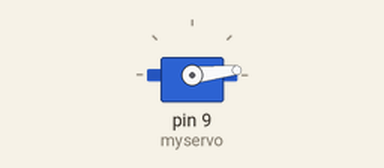
Recording of a sketch running on a simulated Arduino Uno, built with avr-gcc and run on an emulated ATmega328P. On the bench: servo.

Above: at 0.05 s.
At 0.25 s:
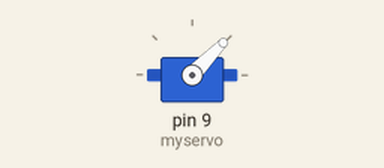
At 0.45 s:
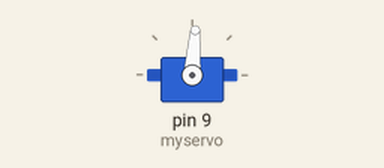
At 0.9 s:
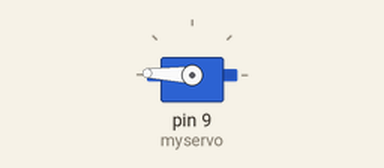
Timing chart, 0 to 3.0 s (numbered marks = the images above):
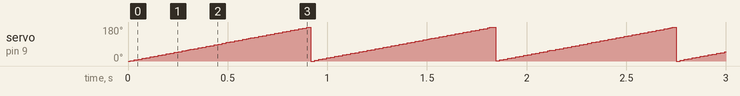

Measured:
- by itself, servo on pin 9 (myservo): ramps from 0° to 180° and jumps back, once every 0.92 s

The sketch:

servoSweep360.ino
```cpp
#include <Servo.h>
Servo myservo;

int soundSensor = A0;

void setup() {
  pinMode(soundSensor,INPUT);
  Serial.begin (9600);
  myservo.attach(9);
}

void loop() {
  for(int i = 0; i < 181; i += 2) {
    myservo.write(i);
    delay(10);
  }
}

void no() {
  myservo.write(85);
  int posA = analogRead(soundSensor);
  Serial.print(posA);
  delay(500);
  myservo.write(0);
  int posB = analogRead(soundSensor);
  delay(500);
  myservo.write(178);
  int posC = analogRead(soundSensor);
  delay(500);

  Serial.println(posA);

  if(posA > posB && posA > posC)
    Serial.println("front");
  else if(posB > posA && posB > posC)
    Serial.println("left");
  else if(posC > posA && posC > posB)
    Serial.println("right");
  else
    Serial.println("straight");
}
```
